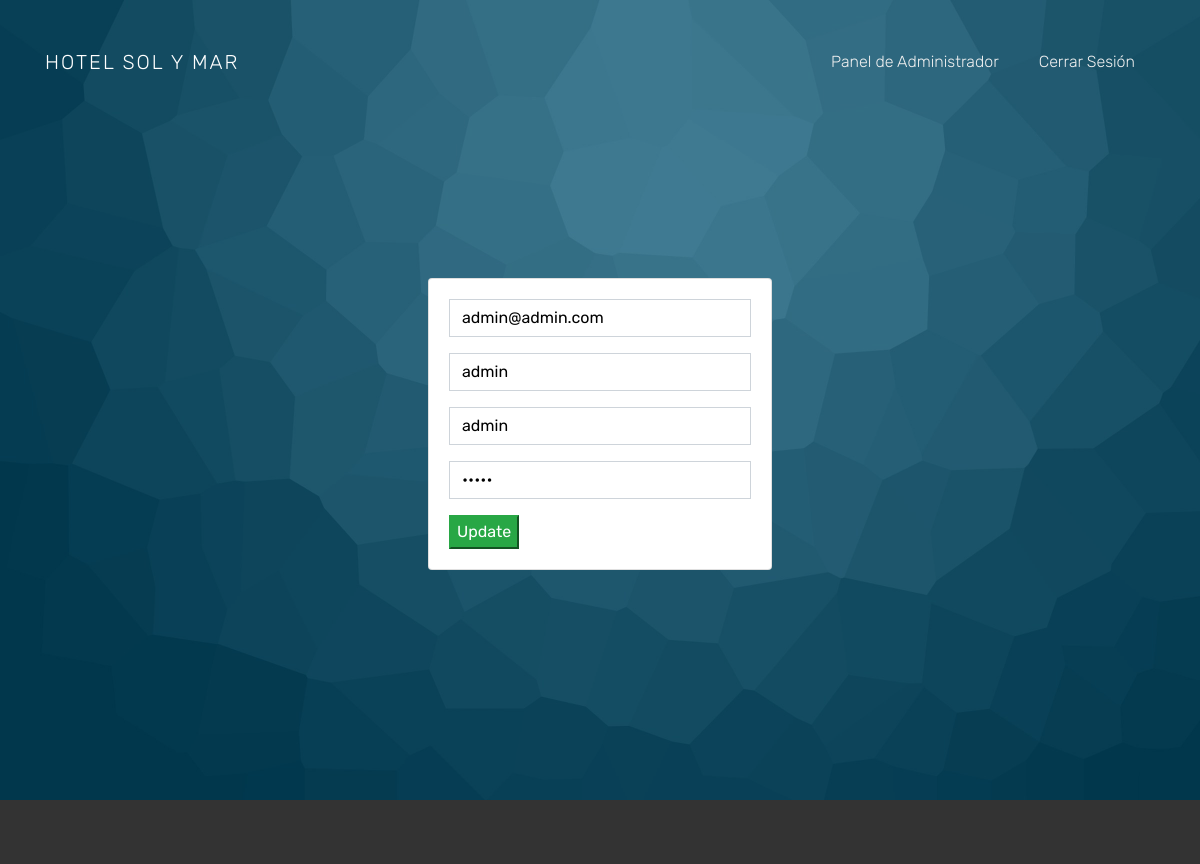
Screenshot of /admin/indexAdminEditUser.php?correo=admin@admin.com with the database file from the repository.
### tables this page shows
CREATE TABLE `usuarios` (
  `correo` varchar(100) NOT NULL,
  `nombre` varchar(50) DEFAULT NULL,
  `apellidos` varchar(50) DEFAULT NULL,
  `passwd` varchar(20) DEFAULT NULL,
  `tipo_usuario` tinyint(1) DEFAULT NULL
);

### admin/indexAdminEditUser.php (the view, shortened to what this page needs)
<?php
    $db = mysqli_connect('localhost','root','','hoteles')
    or die('Error connecting to MySQL server.');
$correo = '';
$nombre = '';
$apellidos = '';
$passwd = '';
if (isset($_GET['correo'])) {
  $correo = $_GET['correo'];
  $query = "SELECT * FROM usuarios WHERE correo='$correo'";
  $result = mysqli_query($db, $query);
  if (mysqli_num_rows($result) == 1) {
    $row = mysqli_fetch_array($result);
    $correo = $row['correo'];
    $nombre = $row['nombre'];
    $apellidos = $row['apellidos'];
    $passwd = $row['passwd'];
  }
}
?>
<!DOCTYPE html>
<html lang="en">
<head>
  <link rel="stylesheet" href="https://use.fontawesome.com/releases/v5.6.3/css/all.css">
  <link rel="stylesheet" href="https://cdnjs.cloudflare.com/ajax/libs/font-awesome/4.7.0/css/font-awesome.min.css">
  <link rel="stylesheet" href="../css/open-iconic-bootstrap.min.css">
  <link rel="stylesheet" href="../css/animate.css">
  <link rel="stylesheet" href="../css/owl.carousel.min.css">
  <link rel="stylesheet" href="../css/owl.theme.default.min.css">
  <link rel="stylesheet" href="../css/magnific-popup.css">
  <link rel="stylesheet" href="../css/aos.css">
  <link rel="stylesheet" href="../css/ionicons.min.css">
  <link rel="stylesheet" href="../css/bootstrap-datepicker.css">
  <link rel="stylesheet" href="../css/jquery.timepicker.css">
  <link rel="stylesheet" href="../css/flaticon.css">
  <link rel="stylesheet" href="../css/icomoon.css">
  <link rel="stylesheet" href="../css/style.css">
</head>
<body>
  <nav class="navbar navbar-expand-lg navbar-dark ftco_navbar bg-dark ftco-navbar-light" id="ftco-navbar">
    <div class="container">
      <a class="navbar-brand" href="">Hotel Sol Y Mar</a>
      <div class="collapse navbar-collapse" id="ftco-nav">
        <ul class="navbar-nav ml-auto">
        <li class="nav-item"><a href="../indexAdmin.php" class="nav-link" >Panel de Administrador</a></li>
          <li class="nav-item"><a href="../index.php" class="nav-link" name="log_out">Cerrar
              Sesión</a></li>
        </ul>
      </div>
    </div>
  </nav>
  <div class="block-31" style="position: relative;">
    <div class="block-30 item" style="background-image: url('../images/admin_1.jpg');" data-stellar-background-ratio="0.5">
        <div class="container p-4">
            <div class="row align-items-center">
                <div class="col-md-4 mx-auto">
                    <div class="card card-body">
                        <form action="indexAdminEditUser.php?correo=<?php echo $_GET['correo']; ?>" method="POST">
                            <div class="form-group">
                                <input name="Correo" type="text" class="form-control" value="<?php echo $correo; ?>" placeholder="Update Correo">
                            </div>
                            <div class="form-group">
                                <input name="nombre" type="text" class="form-control" value="<?php echo $nombre; ?>" placeholder="Update nombre">
                            </div>
                            <div class="form-group">
                                <input name="apellidos" type="text" class="form-control" value="<?php echo $apellidos; ?>" placeholder="Update apellidos">
                            </div>
                            <div class="form-group">
                                <input name="passwd" type="password" class="form-control" value="<?php echo $passwd; ?>" placeholder="Update password">
                            </div>
                            <button class="btn-success" name="update">Update</button>
                        </form>
                    </div>
                </div>
            </div>
        </div>
    </div>
</div>
<footer class="footer">
    </footer>
</body>
</html>

### rows the page displays
usuarios: Correo "admin@admin.com", nombre "admin", apellidos "admin"
